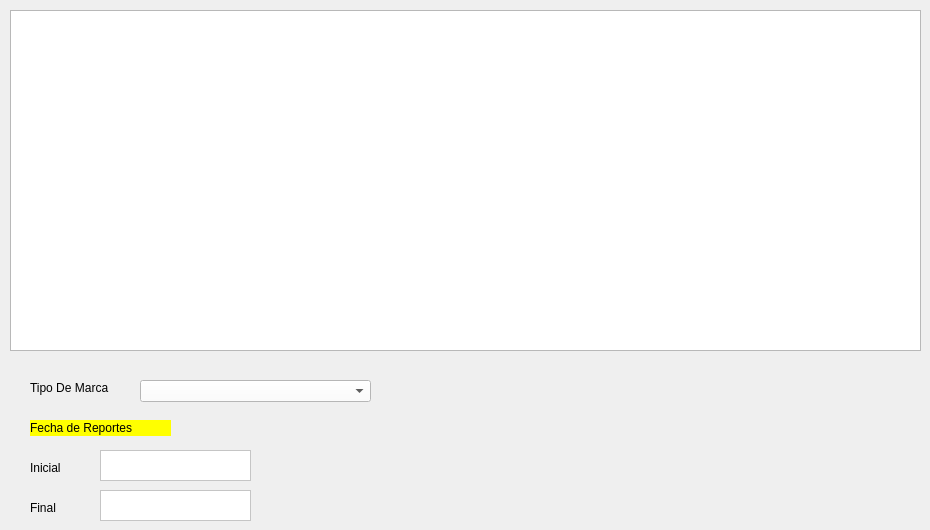
      <widget class="QWidget" name="tab_15">
       <attribute name="title">
        <string>Control</string>
       </attribute>
       <widget class="QTableWidget" name="tableWidget_9">
        <property name="geometry">
         <rect>
          <x>10</x>
          <y>10</y>
          <width>911</width>
          <height>341</height>
         </rect>
        </property>
       </widget>
       <widget class="QLabel" name="label_117">
        <property name="geometry">
         <rect>
          <x>30</x>
          <y>380</y>
          <width>91</width>
          <height>16</height>
         </rect>
        </property>
        <property name="text">
         <string>Tipo De Marca</string>
        </property>
       </widget>
       <widget class="QComboBox" name="comboBox_12">
        <property name="geometry">
         <rect>
          <x>140</x>
          <y>380</y>
          <width>231</width>
          <height>22</height>
         </rect>
        </property>
        <property name="styleSheet">
         <string notr="true">background-color: rgb(255, 255, 255);</string>
        </property>
       </widget>
       <widget class="QLabel" name="label_118">
        <property name="geometry">
         <rect>
          <x>30</x>
          <y>420</y>
          <width>141</width>
          <height>16</height>
         </rect>
        </property>
        <property name="styleSheet">
         <string notr="true">font: 75 10pt &quot;MS Shell Dlg 2&quot;;
background-color: rgb(255, 255, 0);</string>
        </property>
        <property name="text">
         <string>Fecha de Reportes</string>
        </property>
       </widget>
       <widget class="QLabel" name="label_119">
        <property name="geometry">
         <rect>
          <x>30</x>
          <y>460</y>
          <width>55</width>
          <height>16</height>
         </rect>
        </property>
        <property name="text">
         <string>Inicial</string>
        </property>
       </widget>
       <widget class="QLabel" name="label_120">
        <property name="geometry">
         <rect>
          <x>30</x>
          <y>500</y>
          <width>55</width>
          <height>16</height>
         </rect>
        </property>
        <property name="text">
         <string>Final</string>
        </property>
       </widget>
       <widget class="QTextEdit" name="textEdit_83">
        <property name="geometry">
         <rect>
          <x>100</x>
          <y>450</y>
          <width>151</width>
          <height>31</height>
         </rect>
        </property>
        <property name="styleSheet">
         <string notr="true">background-color: rgb(255, 255, 255);</string>
        </property>
       </widget>
       <widget class="QTextEdit" name="textEdit_84">
        <property name="geometry">
         <rect>
          <x>100</x>
          <y>490</y>
          <width>151</width>
          <height>31</height>
         </rect>
        </property>
        <property name="styleSheet">
         <string notr="true">background-color: rgb(255, 255, 255);</string>
        </property>
       </widget>
      </widget>
